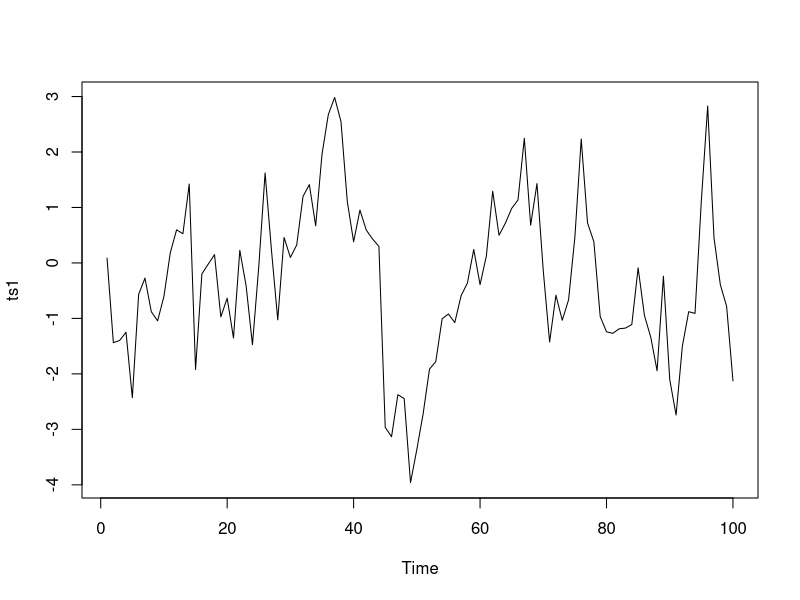
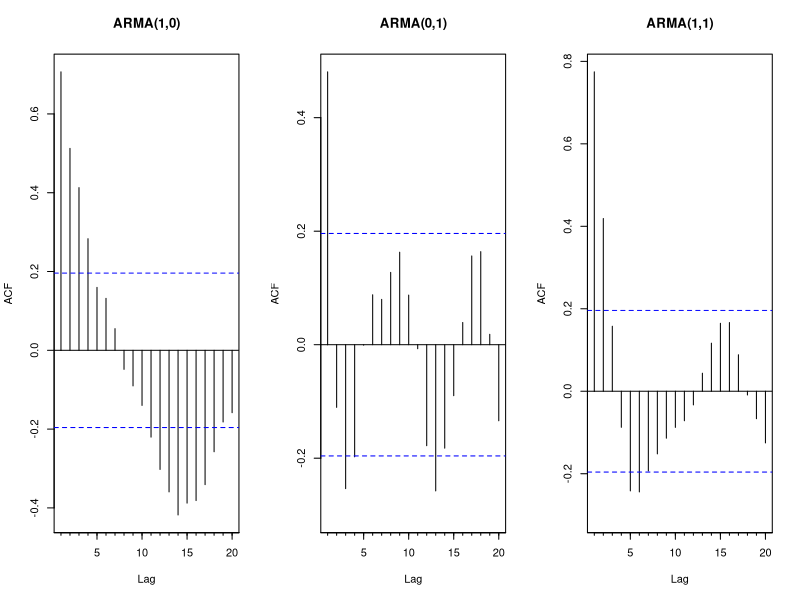
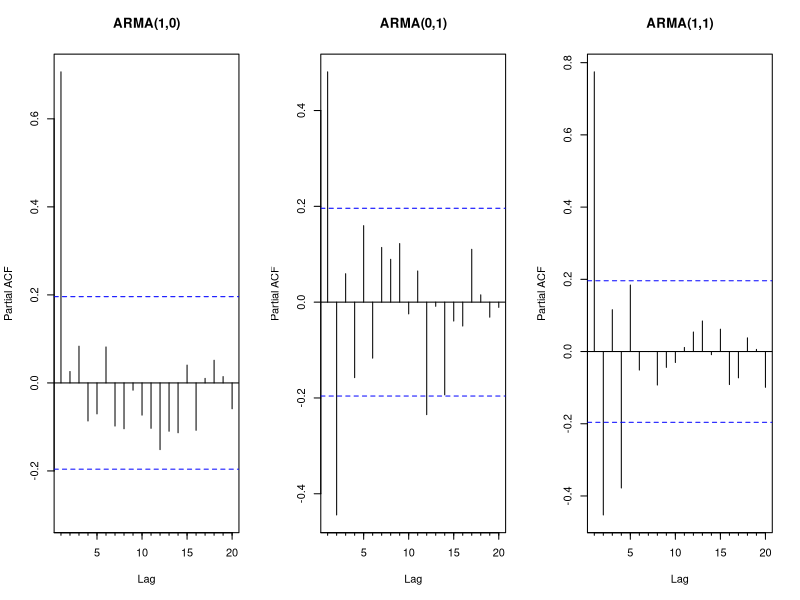
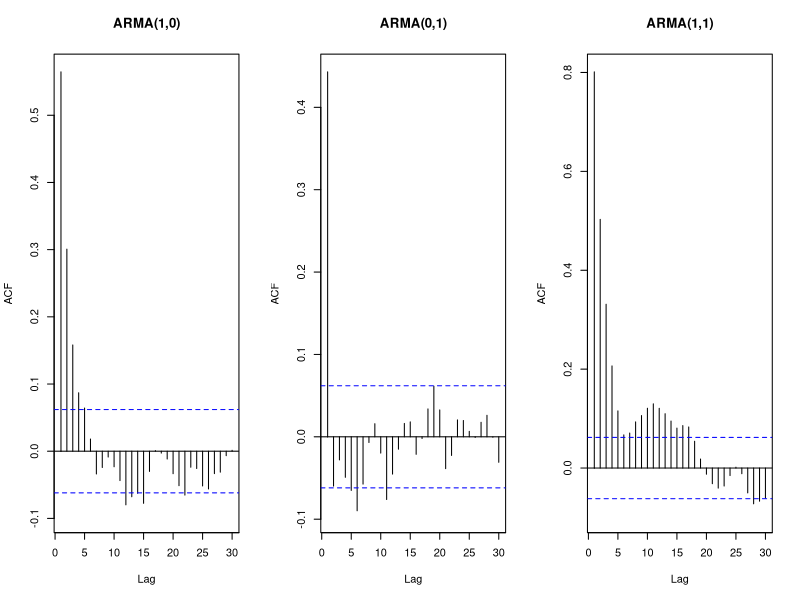
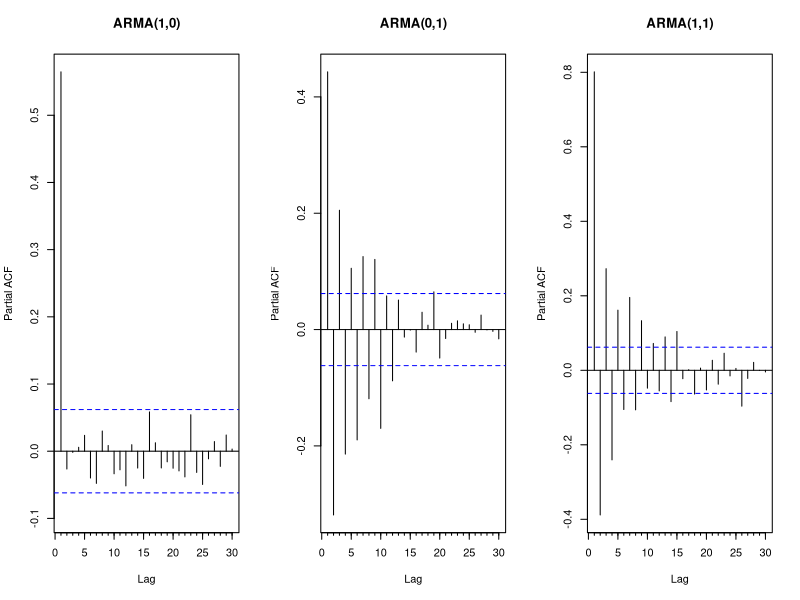

These figures' R source, in order:
## ---- chunk 1
#Load/install required package here
library(forecast)
library(tseries)
## ---- chunk 2

ts1 <- arima.sim(list(order = c(1,0,0), ar = 0.6), n = 100)
ts2 <- arima.sim(list(order = c(0,0,1), ma = 0.9), n = 100)
ts3 <- arima.sim(list(order = c(1,0,1), ar = 0.6,ma=0.9), n = 100)
ts.plot(ts1)
## ---- chunk 3
par(mfrow=c(1,3))
Acf(ts1,main="ARMA(1,0)")
Acf(ts2,main="ARMA(0,1)")
Acf(ts3,main="ARMA(1,1)")
## ---- chunk 4
par(mfrow=c(1,3))
Pacf(ts1,main="ARMA(1,0)")
Pacf(ts2,main="ARMA(0,1)")
Pacf(ts3,main="ARMA(1,1)")
## ---- chunk 5
ts4 <- arima.sim(list(order = c(1,0,0), ar = 0.6), n = 1000)
ts5 <- arima.sim(list(order = c(0,0,1), ma = 0.9), n = 1000)
ts6 <- arima.sim(list(order = c(1,0,1), ar = 0.6,ma=0.9), n = 1000)
## ---- chunk 6
#ACF
par(mfrow=c(1,3))
Acf(ts4,main="ARMA(1,0)")
Acf(ts5,main="ARMA(0,1)")
Acf(ts6,main="ARMA(1,1)")
## ---- chunk 7
#PACF
par(mfrow=c(1,3))
Pacf(ts4,main="ARMA(1,0)")
Pacf(ts5,main="ARMA(0,1)")
Pacf(ts6,main="ARMA(1,1)")
## ---- chunk 8
#ARIMA(1,1,1)(0,1,1)
#becuase it depends on y(t-1), so p=1, becuase it has seasonality, so d=1, because it depends on a(t-1), so q=1.
#The autoregression coefficient is the coefficient before y(t-1), so it is 0.7, the moving average coefficient is the coefficient before a(t-1), which is -0.1. 
#The seasonal autocorrelation is negative, so Q=1, because P+Q<=1, so P=0. The seasonal component s=12, 
## ---- chunk 9

